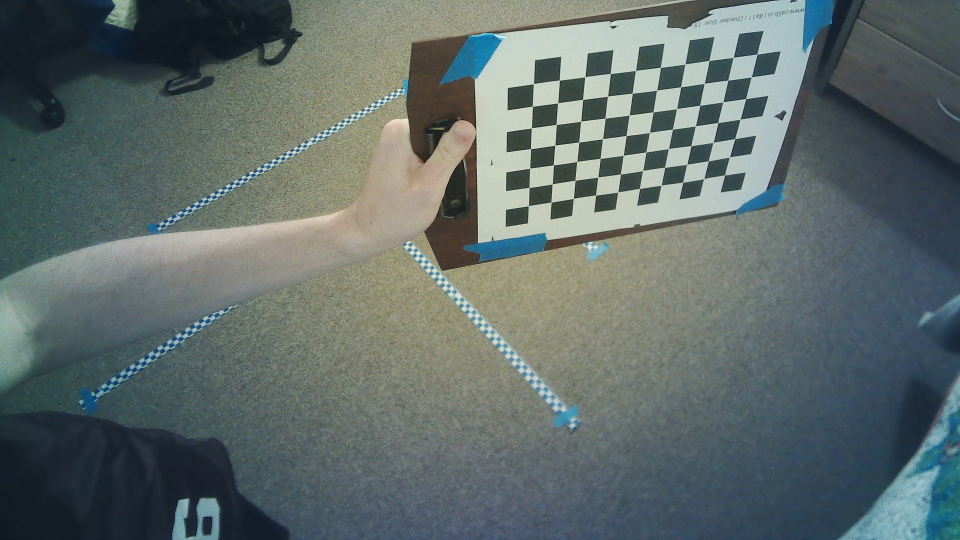
#> input picture src/maze_solver/tools/test_frames/calibration_img_0.jpg, 1920 x 1080 px (shown at 1/2 size); its folder holds 4 pictures in this run
$ python calibrate_camera.py
#> lines starting #> are read from the running program, lines starting #| are printed output that depends on the picture; after the words box and inside, x2 and y2 are one past the last pixel; in counts of white or black regions, pixels touching at a corner belong together
"""This code is taken from the demo found here: https://docs.opencv.org/4.13.0/dc/dbb/tutorial_py_calibration.html
The code has been modified to save our data and be correct for the grid size we are using for testing"""

import numpy as np
import cv2 as cv
import glob

# termination criteria
criteria = (cv.TERM_CRITERIA_EPS + cv.TERM_CRITERIA_MAX_ITER, 30, 0.001)

# prepare object points, like (0,0,0), (1,0,0), (2,0,0) ....,(6,5,0)
objp = np.zeros((10*7,3), np.float32)
objp[:,:2] = np.mgrid[0:7,0:10].T.reshape(-1,2)

# Arrays to store object points and image points from all the images.
objpoints = [] # 3d point in real world space
imgpoints = [] # 2d points in image plane.

images = glob.glob('src/maze_solver/tools/test_frames/calibration_img_*.jpg')
# print (images)

for fname in images:
    img = cv.imread(fname)
#> img is the input picture: shape (1080, 1920, 3); mean B, G, R 106.6, 108.3, 96.1
    if img is None:
        continue

    gray = cv.cvtColor(img, cv.COLOR_BGR2GRAY)
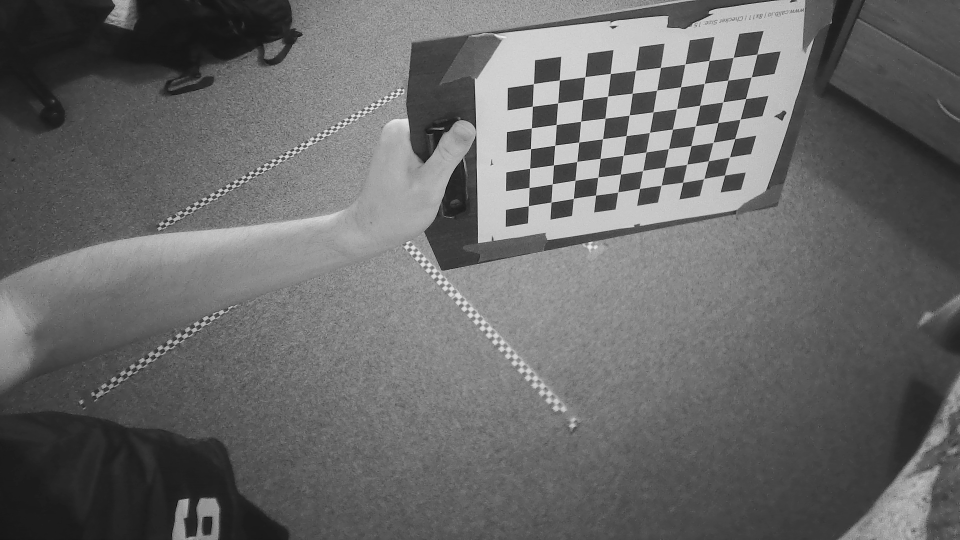
#> gray: shape (1080, 1920) (shown at 1/2 size); min 1, max 239, mean 104.4

    # Find the chess board corners
    ret, corners = cv.findChessboardCorners(gray, (7,10), None)
#> ret = True; corners = 70 rows, first 8: [1057, 412], [1058.5, 375.3], [1059.7, 337.1], [1061.4, 297.6], [1063.3, 256.2], [1064.9, 212.6], [1067.3, 167.7], [1102.5, 404.5]

    # If found, add object points, image points (after refining them)
    if ret == True:
        objpoints.append(objp)

        corners2 = cv.cornerSubPix(gray,corners, (11,11), (-1,-1), criteria)
#> corners2 = 70 rows, first 8: [1057, 412], [1058.5, 375.4], [1059.7, 336.9], [1061.5, 297.7], [1063.2, 256.3], [1065, 212.7], [1067.3, 167.9], [1102.5, 404.5]
        imgpoints.append(corners2)

        # Draw and display the corners
        cv.drawChessboardCorners(img, (7,10), corners2, ret)
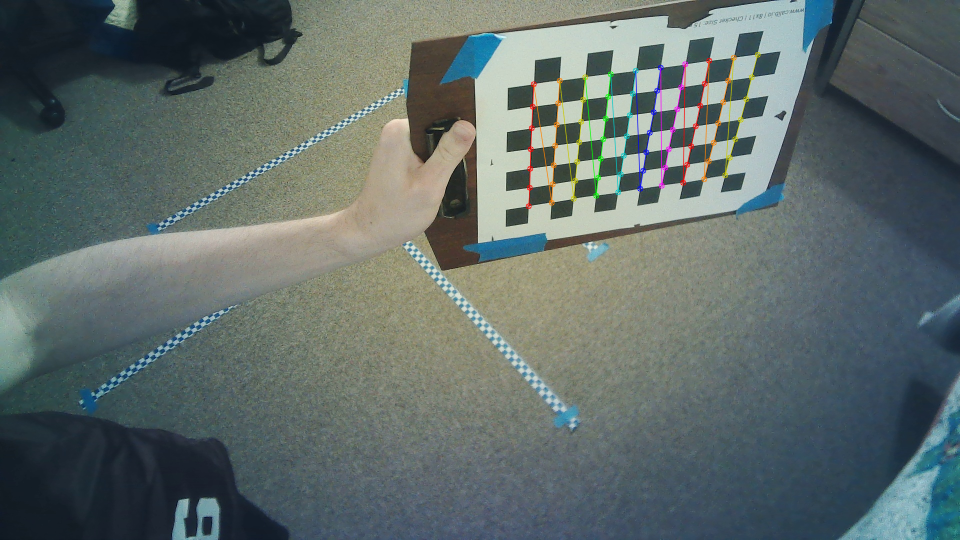
#> img: shape (1080, 1920, 3) (shown at 1/2 size); 0.93% of pixels changed, all inside (x1, y1, x2, y2) = (1051, 103, 1522, 419)
        cv.imshow('img', img)
        cv.waitKey(500)
#> pass 2 of the loop `for fname in images:`:
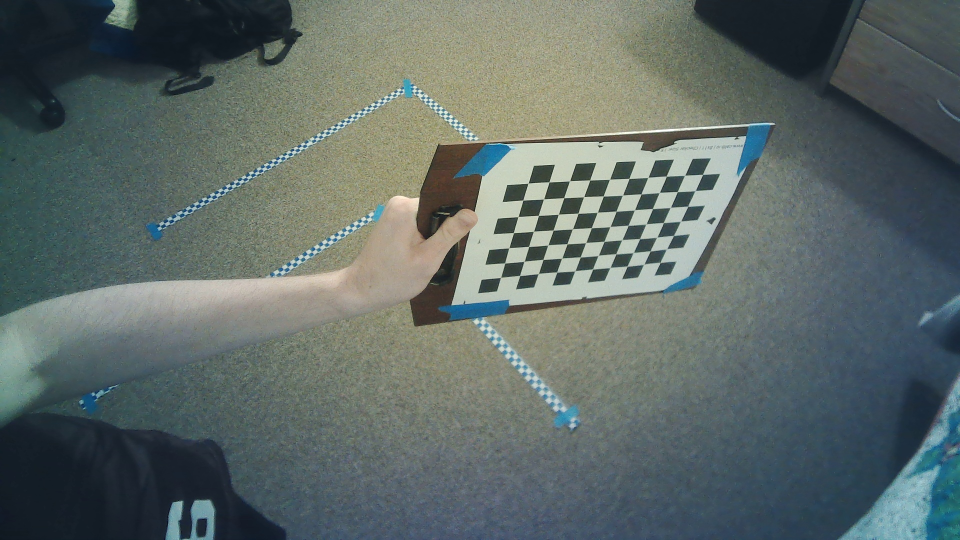
#> input picture src/maze_solver/tools/test_frames/calibration_img_1.jpg, 1920 x 1080 px (shown at 1/2 size)
#> img is the input picture: shape (1080, 1920, 3); mean B, G, R 103.5, 106.2, 94.7
#> `gray = cv.cvtColor(img, cv.COLOR_BGR2GRAY)`:
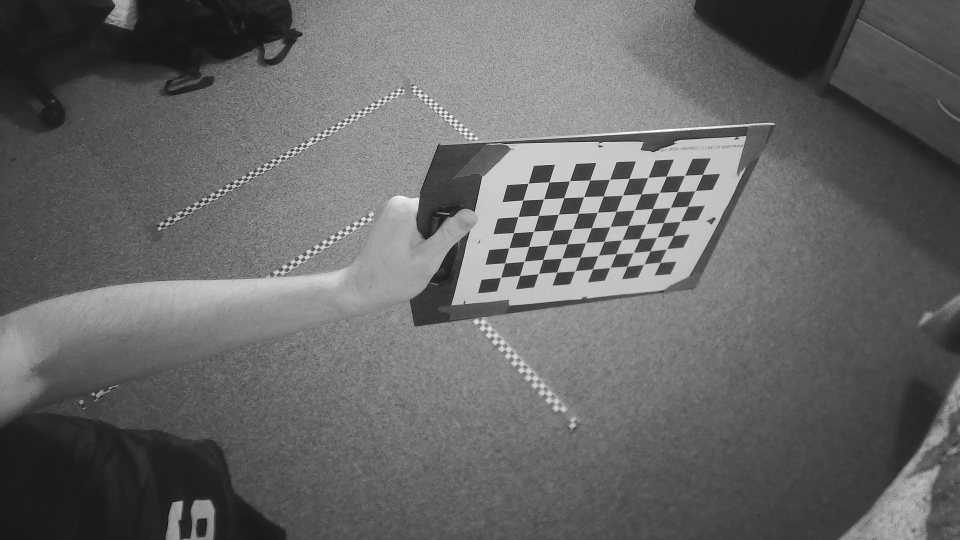
#> gray: shape (1080, 1920) (shown at 1/2 size); min 2, max 255, mean 102.4
#> corners = 70 rows, first 8: [1001.4, 555.4], [1009.7, 526.5], [1018.5, 495.8], [1026.9, 465.5], [1036.3, 433.7], [1046.3, 400.6], [1056.6, 366.6], [1039.6, 551.2]
#> corners2 = 70 rows, first 8: [1001.6, 555.3], [1009.8, 526.5], [1017.9, 496.2], [1027.3, 465.6], [1036.5, 433.6], [1046.2, 400.5], [1056.5, 366.8], [1039.7, 551.3]
#> `cv.drawChessboardCorners(img, (7,10), corners2, ret)`:
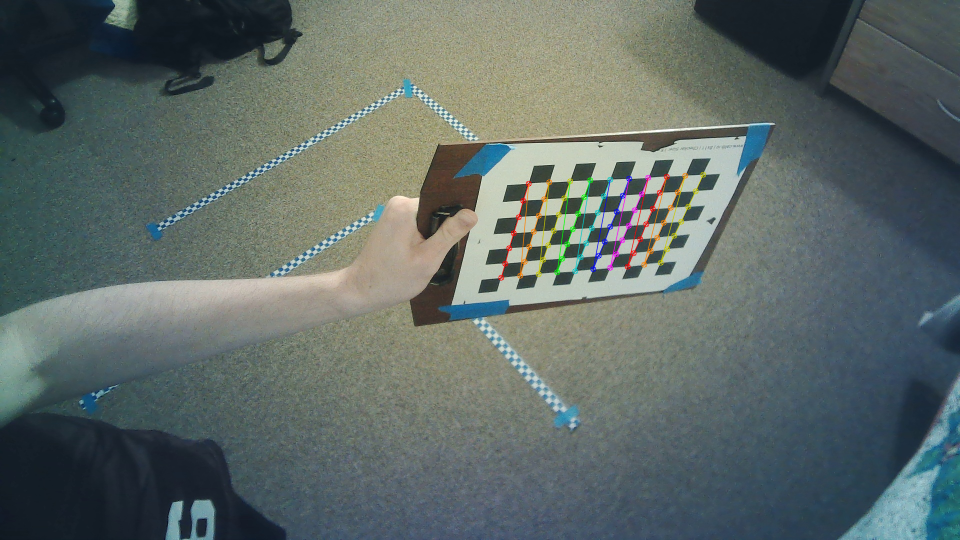
#> img: shape (1080, 1920, 3) (shown at 1/2 size); 0.77% of pixels changed, all inside (x1, y1, x2, y2) = (996, 343, 1413, 562)
#> pass 3 of the loop `for fname in images:`:
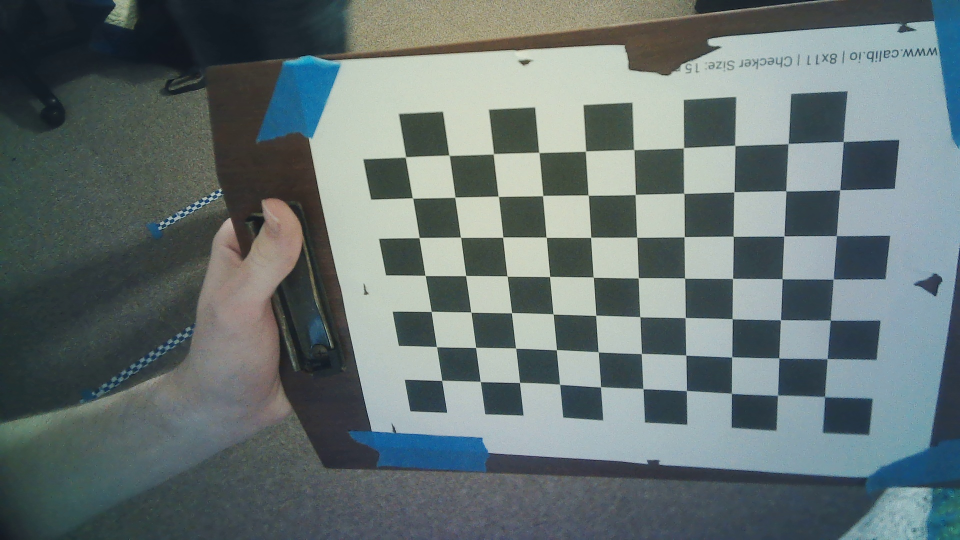
#> input picture src/maze_solver/tools/test_frames/calibration_img_10.jpg, 1920 x 1080 px (shown at 1/2 size)
#> img is the input picture: shape (1080, 1920, 3); mean B, G, R 114.7, 114.6, 102.1
#> `gray = cv.cvtColor(img, cv.COLOR_BGR2GRAY)`:
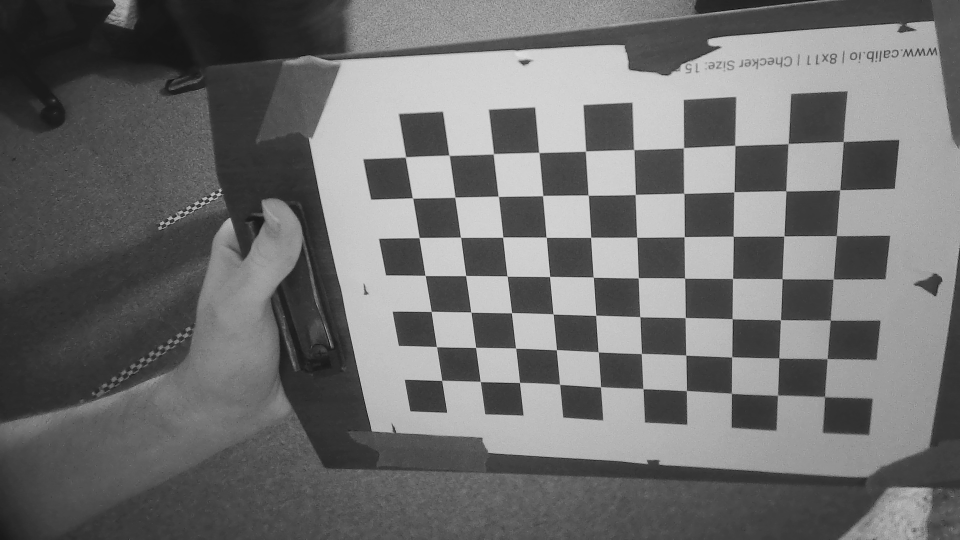
#> gray: shape (1080, 1920) (shown at 1/2 size); min 0, max 227, mean 110.9
#> corners = 70 rows, first 8: [883.7, 761.3], [873.3, 693.9], [862.7, 623.3], [850.3, 551], [838.4, 475.6], [825.1, 396.1], [809.7, 315.2], [960.4, 763]
#> corners2 = 70 rows, first 8: [883.8, 761.2], [873.4, 693.7], [862.7, 623.3], [850.7, 551.2], [838.6, 475.5], [825.5, 396.5], [811.3, 314.3], [960.9, 763.4]
#> `cv.drawChessboardCorners(img, (7,10), corners2, ret)`:
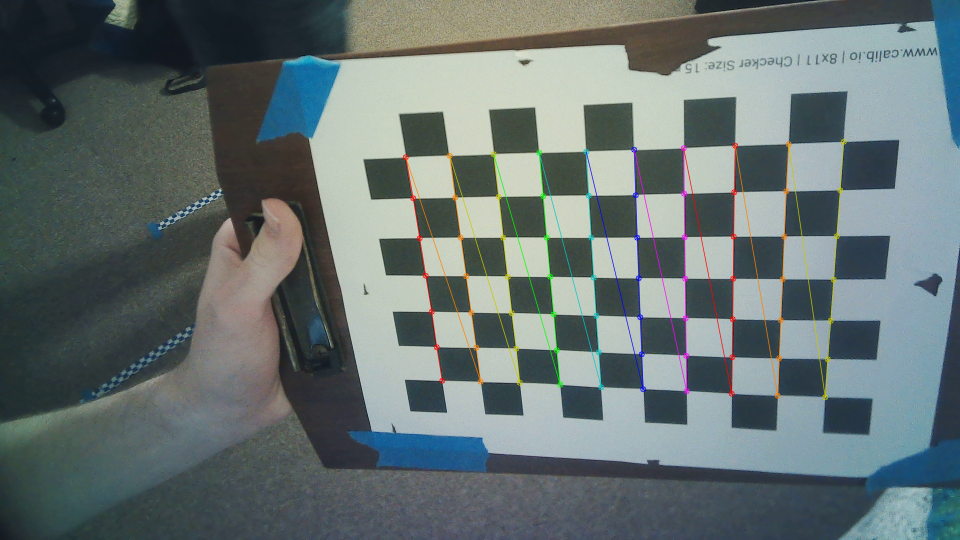
#> img: shape (1080, 1920, 3) (shown at 1/2 size); 1.59% of pixels changed, all inside (x1, y1, x2, y2) = (805, 277, 1694, 801)
#> the loop made 4 passes; the first 3 are shown

cv.destroyAllWindows()

ret, mtx, dist, rvecs, tvecs = cv.calibrateCamera(objpoints, imgpoints, gray.shape[::-1], None, None)

# We save the calibration data as NP arrays in a .npz file. This file is used by our other image capturing functions
np.savez("src/maze_solver/tools/calibration_data", matrix = mtx, distortion = dist)

img = cv.imread(images[0])
if img is None:
    print("bad img")
else:
    h,  w = img.shape[:2]
#> h = 1080; w = 1920
    print(mtx, dist)
    newcameramtx, roi = cv.getOptimalNewCameraMatrix(mtx, dist, (w,h), 1, (w,h))
    # undistort
    dst = cv.undistort(img, mtx, dist, None, newcameramtx)
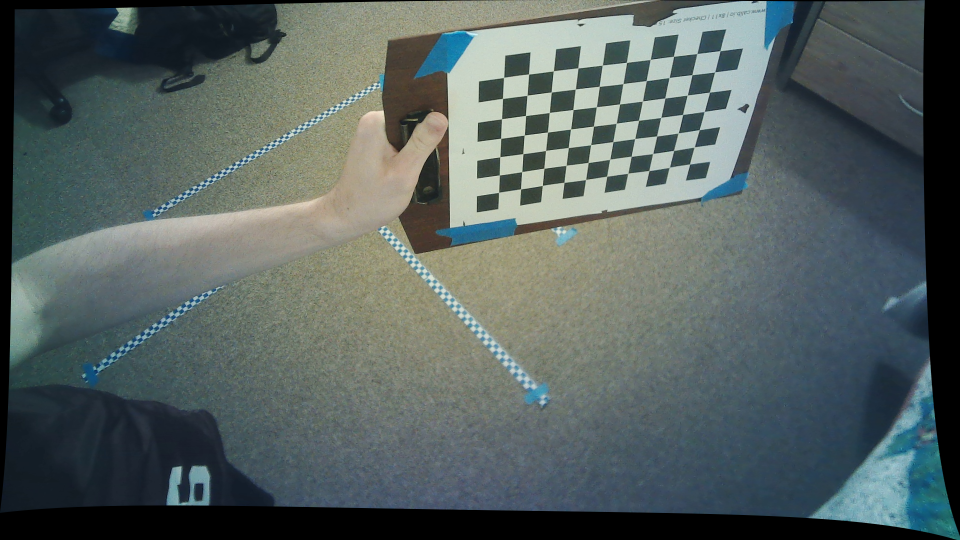
#> dst: shape (1080, 1920, 3) (shown at 1/2 size); mean B, G, R 96.6, 97.9, 86.5

    # crop the image
    x, y, w, h = roi
    cv.imwrite('src/maze_solver/tools/test_frames/calib_result.png', dst)

mean_error = 0
for i in range(len(objpoints)):
    imgpoints2_in, _ = cv.projectPoints(objpoints[i], rvecs[i], tvecs[i], mtx, dist)
    imgpoints2 = imgpoints2_in.squeeze()
#> (the run stopped early here; a loop or call above may not have finished)
